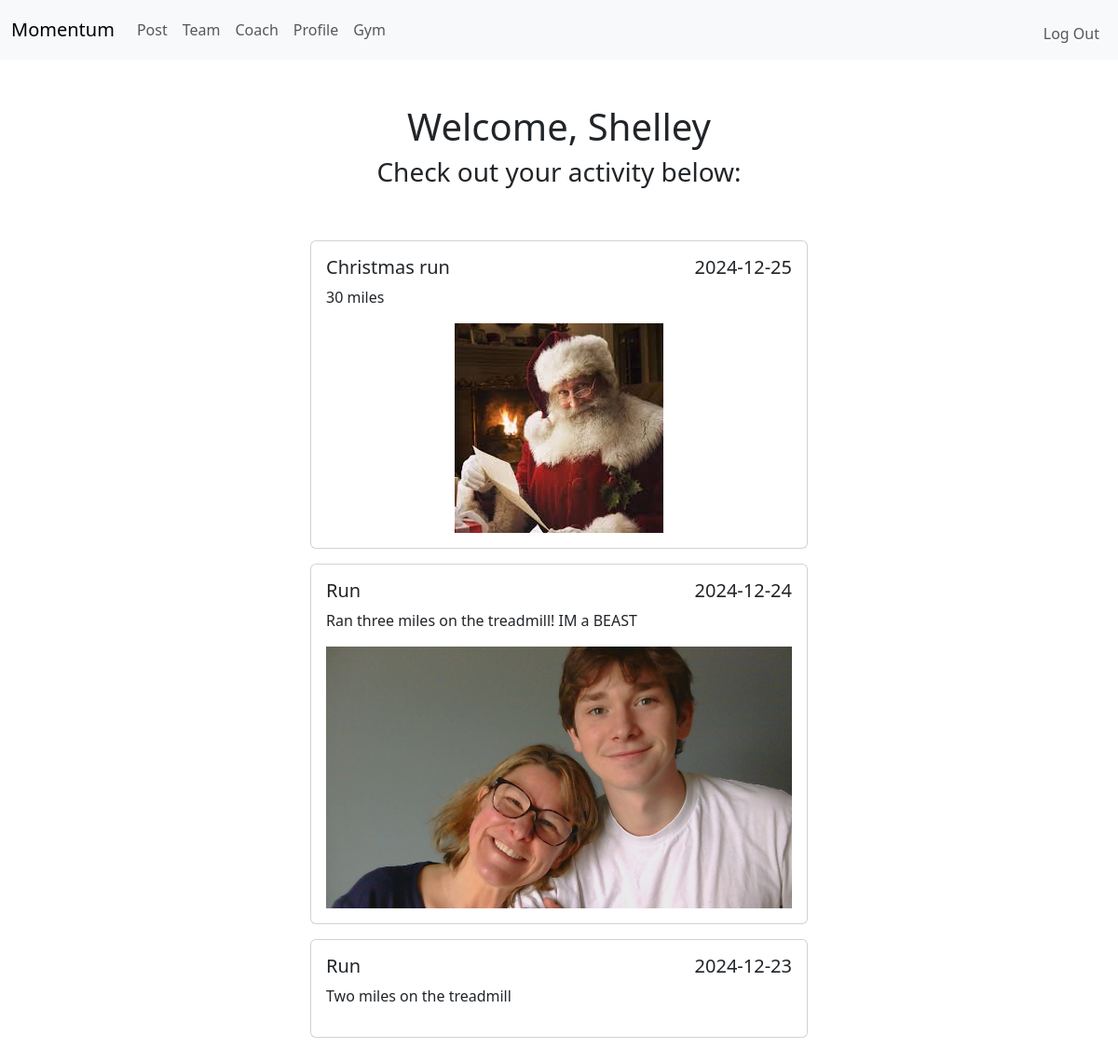
The page /profile (signed in) on the database its author committed.
### tables this page shows
CREATE TABLE users (
    id INTEGER PRIMARY KEY AUTOINCREMENT NOT NULL, 
    username TEXT NOT NULL, 
    hash TEXT NOT NULL
);

CREATE TABLE workouts (
    id INTEGER PRIMARY KEY AUTOINCREMENT NOT NULL,
    user_id INTEGER REFERENCES users(id),
    date DATE,
    title TEXT,
    description TEXT,
    image TEXT
);

### app.py (the view)
@app.route("/profile", methods=["GET", "POST"])
@login_required
def profile():
    user = session["user_id"]
    username = db.execute("SELECT username FROM users WHERE id = (?)", user)[0]["username"]
    workouts = db.execute("SELECT * FROM workouts WHERE user_id = (?) ORDER BY date DESC", user)
    return render_template("profile.html", username=username, workouts=workouts)

### app.py (called while the page is built)
@app.after_request
def after_request(response):
    response.headers["Cache-Control"] = "no-cache, no-store, must-revalidate"
    response.headers["Expires"] = 0
    response.headers["Pragma"] = "no-cache"
    return response

### helpers.py (called while the page is built)
def login_required(f):
    @wraps(f)
    def decorated_function(*args, **kwargs):
        if session.get("user_id") is None:
            return redirect("/login")
        return f(*args, **kwargs)
    return decorated_function

### templates/profile.html (shortened to what this page needs)
{% extends "layout.html" %}
{% block main %}
    <div class="sticky-header">
        <h1>Welcome, {{ username }}</h1>
        <h3>Check out your activity below:</h3>
        <br></br>
    </div>
    {% for workout in workouts %}
    <div class="container">
        <div class="row justify-content-center">
            <div class="col-6">
                <div class="card mb-3">
                    <div class="card-body">
                        <div class="d-flex justify-content-between">
                            <h5>{{ workout.title }}</h5>
                            <h5>{{ workout.date }}</h5>
                        </div>
                        <p class="left-align">{{ workout.description }}</p>
                        {% if workout.image %}
                            <img src="{{ workout.image }}" class="img-fluid">
                        {% endif %}
                    </div>
                </div>
            </div>
        </div>
    </div>
    {% endfor %}
{% endblock %}

### templates/profile.html (style rules this page uses)
.left-align { text-align: left; }

### rows shown on the page
users: username "Shelley"
workouts: title "Christmas run", date "2024-12-25", description "30 miles", image (picture)
workouts: title "Run", date "2024-12-24", description "Ran three miles on the treadmill! IM a BEAST", image (picture)
workouts: title "Run", date "2024-12-23", description "Two miles on the treadmill"
